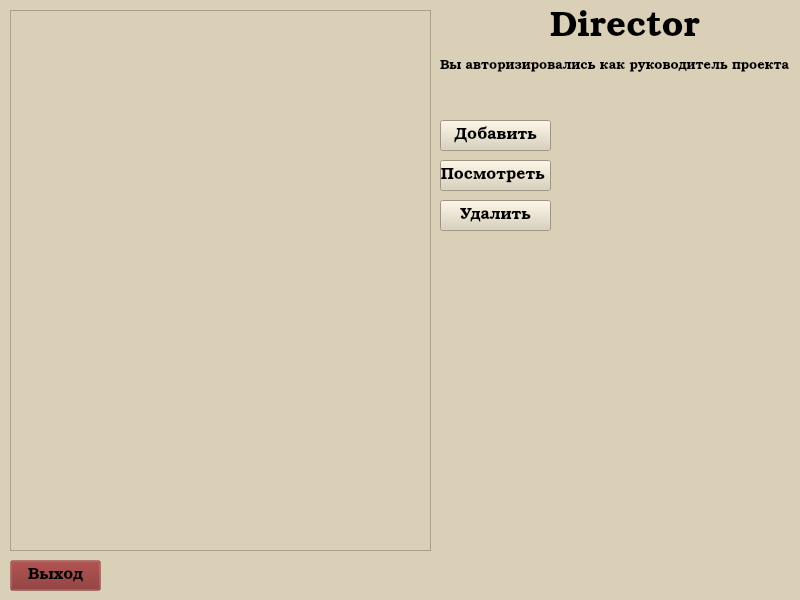
<?xml version="1.0" encoding="UTF-8"?>
<ui version="4.0">
 <class>MainWindow</class>
 <widget class="QMainWindow" name="MainWindow">
  <property name="geometry">
   <rect>
    <x>0</x>
    <y>0</y>
    <width>800</width>
    <height>600</height>
   </rect>
  </property>
  <property name="windowTitle">
   <string>MainWindow</string>
  </property>
  <property name="styleSheet">
   <string notr="true">background-color: rgb(218, 207, 183);</string>
  </property>
  <widget class="QWidget" name="centralwidget">
   <widget class="QTableView" name="tableView">
    <property name="geometry">
     <rect>
      <x>10</x>
      <y>10</y>
      <width>421</width>
      <height>541</height>
     </rect>
    </property>
   </widget>
   <widget class="QPushButton" name="pushButton_Exit">
    <property name="geometry">
     <rect>
      <x>10</x>
      <y>560</y>
      <width>91</width>
      <height>31</height>
     </rect>
    </property>
    <property name="font">
     <font>
      <family>URW Bookman</family>
      <pointsize>12</pointsize>
     </font>
    </property>
    <property name="styleSheet">
     <string notr="true">background-color: rgba(128, 37, 37, 57);</string>
    </property>
    <property name="text">
     <string>Выход</string>
    </property>
   </widget>
   <widget class="QLabel" name="label">
    <property name="geometry">
     <rect>
      <x>550</x>
      <y>10</y>
      <width>151</width>
      <height>41</height>
     </rect>
    </property>
    <property name="font">
     <font>
      <family>URW Bookman</family>
      <pointsize>15</pointsize>
      <weight>75</weight>
      <bold>true</bold>
     </font>
    </property>
    <property name="text">
     <string>&lt;html&gt;&lt;head/&gt;&lt;body&gt;&lt;p&gt;&lt;span style=&quot; font-size:26pt; font-weight:400;&quot;&gt;Director&lt;/span&gt;&lt;/p&gt;&lt;/body&gt;&lt;/html&gt;</string>
    </property>
   </widget>
   <widget class="QPushButton" name="pushButton_prosmtr">
    <property name="geometry">
     <rect>
      <x>440</x>
      <y>160</y>
      <width>111</width>
      <height>31</height>
     </rect>
    </property>
    <property name="font">
     <font>
      <family>URW Bookman</family>
      <pointsize>12</pointsize>
     </font>
    </property>
    <property name="text">
     <string>Посмотреть </string>
    </property>
   </widget>
   <widget class="QPushButton" name="pushButton_delete">
    <property name="geometry">
     <rect>
      <x>440</x>
      <y>200</y>
      <width>111</width>
      <height>31</height>
     </rect>
    </property>
    <property name="font">
     <font>
      <family>URW Bookman</family>
      <pointsize>12</pointsize>
      <weight>50</weight>
      <bold>false</bold>
     </font>
    </property>
    <property name="text">
     <string>Удалить</string>
    </property>
   </widget>
   <widget class="QLabel" name="label_2">
    <property name="geometry">
     <rect>
      <x>440</x>
      <y>40</y>
      <width>351</width>
      <height>51</height>
     </rect>
    </property>
    <property name="font">
     <font>
      <family>URW Bookman</family>
      <pointsize>10</pointsize>
     </font>
    </property>
    <property name="text">
     <string>Вы авторизировались как руководитель проекта</string>
    </property>
   </widget>
   <widget class="QPushButton" name="pushButton_dobav">
    <property name="geometry">
     <rect>
      <x>440</x>
      <y>120</y>
      <width>111</width>
      <height>31</height>
     </rect>
    </property>
    <property name="font">
     <font>
      <family>URW Bookman</family>
      <pointsize>12</pointsize>
     </font>
    </property>
    <property name="text">
     <string>Добавить</string>
    </property>
   </widget>
  </widget>
 </widget>
 <resources/>
 <connections/>
</ui>
